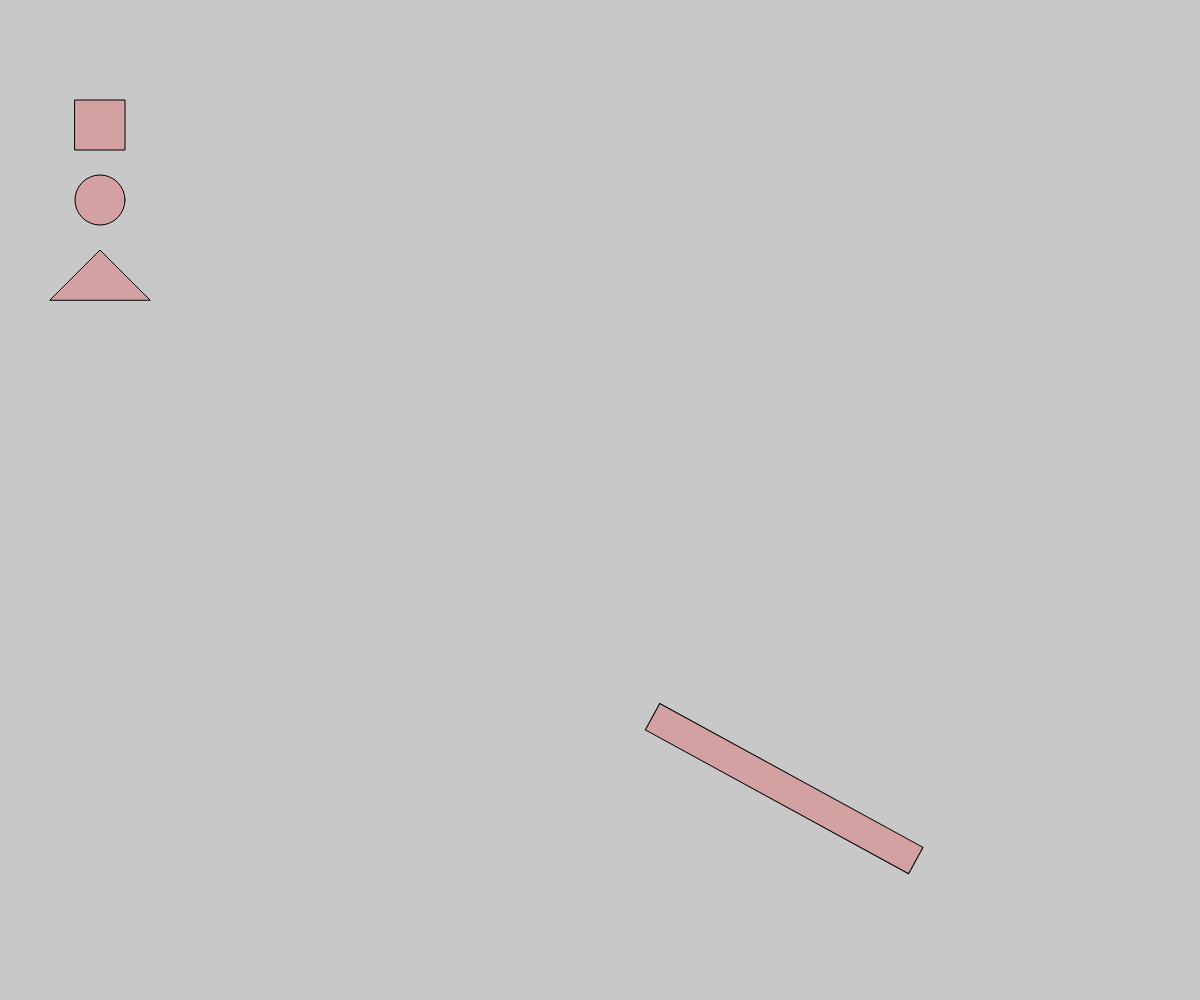
Frame 1 (no input)
Frame 60 (no input): identical to frame 1, image omitted
Frame 120 (the mouse pressed at the canvas centre since frame 60): identical to frame 1, image omitted

The p5.js sketch that drew this single still picture (run headless with seeded random() and noise() and a simulated clock; from frame 60 on, the mouse is pressed at the canvas centre):

// p5.js sketch
// ── sketch.js
let theX = 100;
let theY = 200;
let theUser = false;
let theCanvas = (200, 160, 200);
// let rad = 25;
function setup() {
  createCanvas(windowWidth, windowHeight);
}

function draw() {
  background(theCanvas);
  fill(255, 0, 0, 50);
  rect(75, 100, 50, 50);
  triangle(50, 300, 100, 250, 150, 300);
  push()
  translate(width / 2, height / 2);
  rotate(.5);
  rect(150, 150, 300, 30);
  pop();
  ellipse(theX, theY, 50, 50);
  if (keyCode === 32) {
    theUser = true;
    // console.log('here!')
  }
  // console.log(theUser)
}
// EVENT FUNCTIONS
// if the user pressed RIGHT_ARROW - the ellipse will go to the edge of the window
function keyPressed() {
  if (keyCode === RIGHT_ARROW) {
    theX = windowWidth;
  } else if (keyCode === LEFT_ARROW) {
    theX = 0
  }
}
// if the user has pushed the spacebar and moves the mouse, the ellipse's X value will be that of the mouse
function mouseMoved() {
  if (theUser == true && keyCode === 32) {
    theX = mouseX;
  }
}

// ── drawRandomCircles.js
// code from p5 example: http://alpha.editor.p5js.org/projects/HJg8jfcT3
// and http://alpha.editor.p5js.org/projects/r1JeQqa3
function setup() {
  createCanvas(windowWidth, windowHeight);
  background(250);
}

function draw() {
  let theX = random(width);
  let theY = random(height);
  let theDiameter = random(10, 100);
  let theRed = random(255);
  var theGreen = random(255);
  var theBlue = random(255);
  let theAlpha = random(100, 255);
  fill(theRed, theGreen, theBlue, theAlpha);
  ellipse(theX, theY, theDiameter, theDiameter);
}
